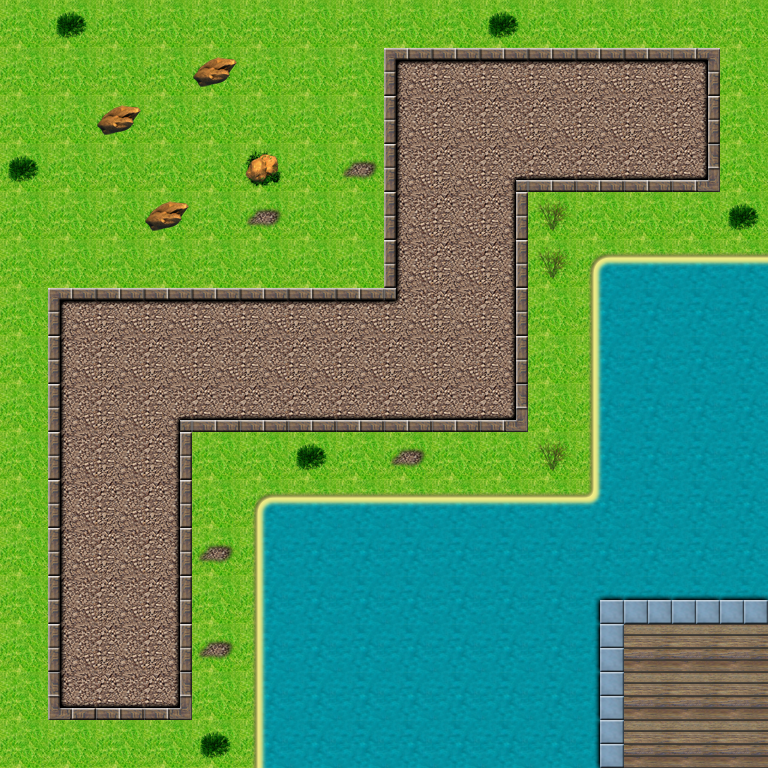

A level layout from a 2D game, rendered from its tile map. Below: a short description, then the map file with tile-grid data replaced by summaries:
An orthogonal 16x16 tile map with 48x48 px tiles, 2 tile layers (Tile Layer 1, Tile Layer 2) and 9 objects (9x rect).

<map version="1.0" orientation="orthogonal" renderorder="right-down" width="16" height="16" tilewidth="48" tileheight="48" nextobjectid="22">
 <tileset firstgid="1" name="street_tileset_mod" tilewidth="48" tileheight="48" tilecount="140">
  <image source="street_tileset_mod.png" width="672" height="480" />
 </tileset>
 <layer name="Tile Layer 1" width="16" height="16">
  <data>[256 cells, 256 non-empty, 3 distinct tile ids]</data>
 </layer>
 <layer name="Tile Layer 2" width="16" height="16">
  <data>[256 cells, 107 non-empty, 23 distinct tile ids]</data>
 </layer>
 <objectgroup name="wall">
  <object id="10" name="wall" type="rect" x="13.3333" y="696" width="297.333" height="84" />
  <object id="11" name="wall" type="rect" x="166.667" y="402.667" width="466.667" height="354.667" />
  <object id="12" name="wall" type="rect" x="-24" y="258.667" width="92" height="500" />
  <object id="13" name="wall" type="rect" x="-28" y="-12" width="433.333" height="325.333" />
  <object id="15" name="wall" type="rect" x="505.333" y="169.333" width="240" height="269.333" />
  <object id="16" name="wall" type="rect" x="358.667" y="-21.3333" width="380" height="88" />
  <object id="19" name="wall" type="rect" x="701.333" y="9.33333" width="72" height="204" />
 </objectgroup>
 <objectgroup name="checkpoints">
  <object id="20" name="finish" type="rect" x="652" y="42.6667" width="68" height="154.667" />
  <object id="21" name="start" type="rect" x="118.667" y="668" width="10.6667" height="16" />
 </objectgroup>
</map>